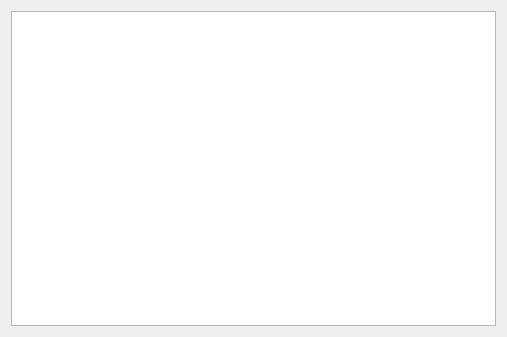
<?xml version="1.0" encoding="UTF-8"?>
<ui version="4.0">
 <class>Widget</class>
 <widget class="QWidget" name="Widget">
  <property name="geometry">
   <rect>
    <x>0</x>
    <y>0</y>
    <width>507</width>
    <height>337</height>
   </rect>
  </property>
  <property name="windowTitle">
   <string>Widget</string>
  </property>
  <layout class="QVBoxLayout" name="verticalLayout">
   <item>
    <widget class="QTableWidget" name="tableWidget"/>
   </item>
  </layout>
 </widget>
 <resources/>
 <connections/>
</ui>
